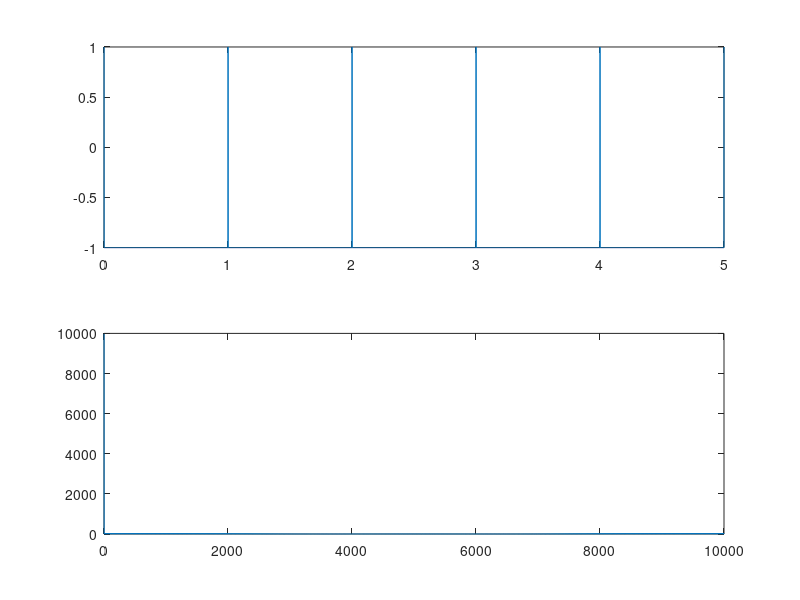

Here is the MATLAB script that generated this plot:
%% find specturm of signal
close all;
clc;
%%
N=10000;
duty=0.1;

n_num=5*(1:N)/N;
y = square(2*pi*n_num,duty);
fy=fft(y);
subplot(211)
plot(n_num,y); 
subplot(212)
plot(abs(fy));